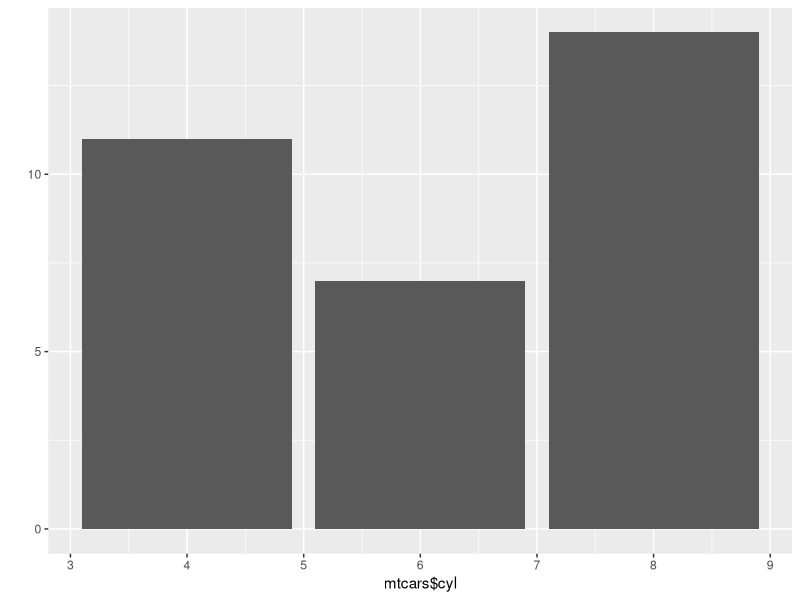
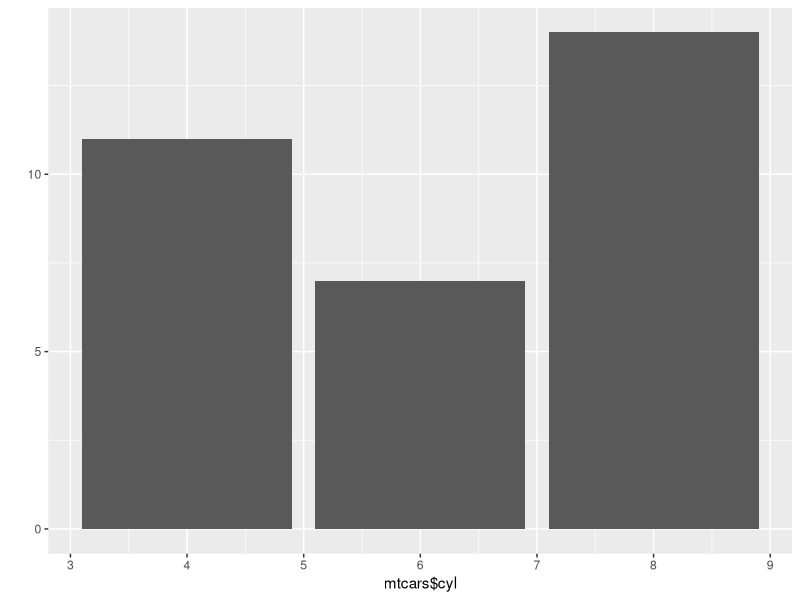
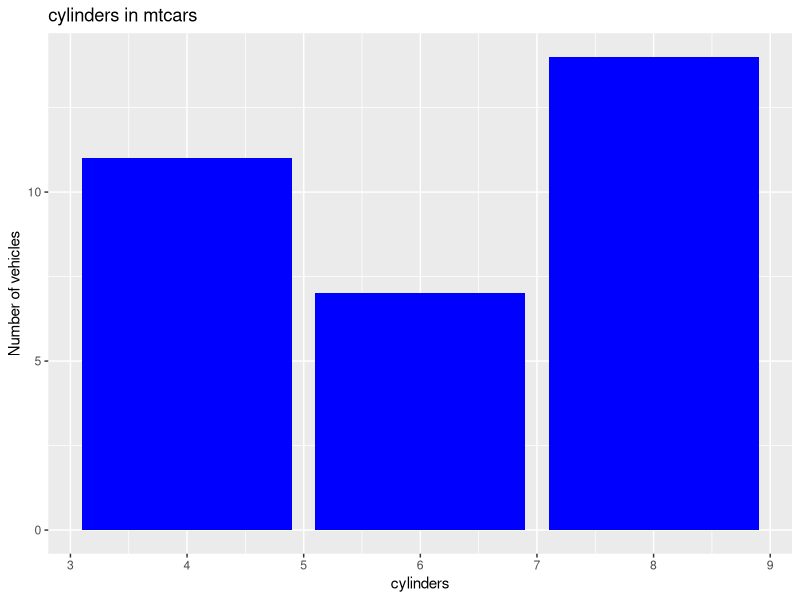
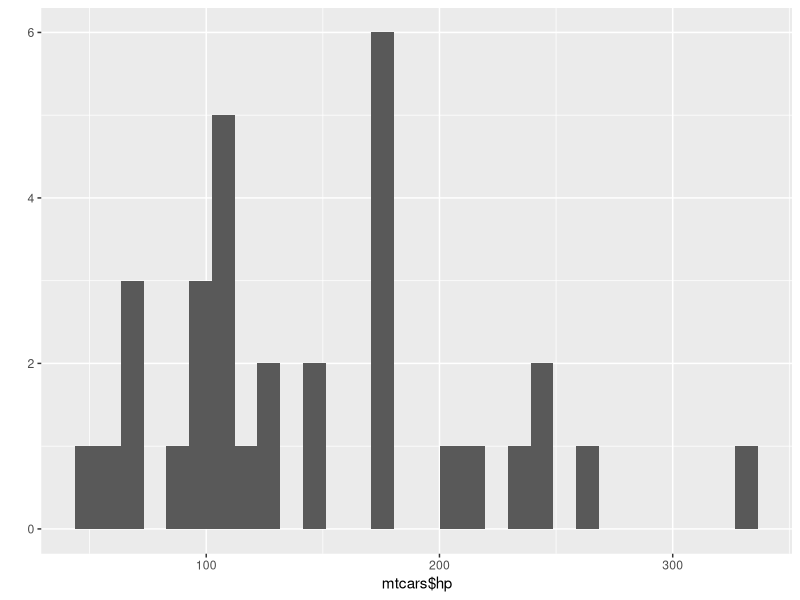
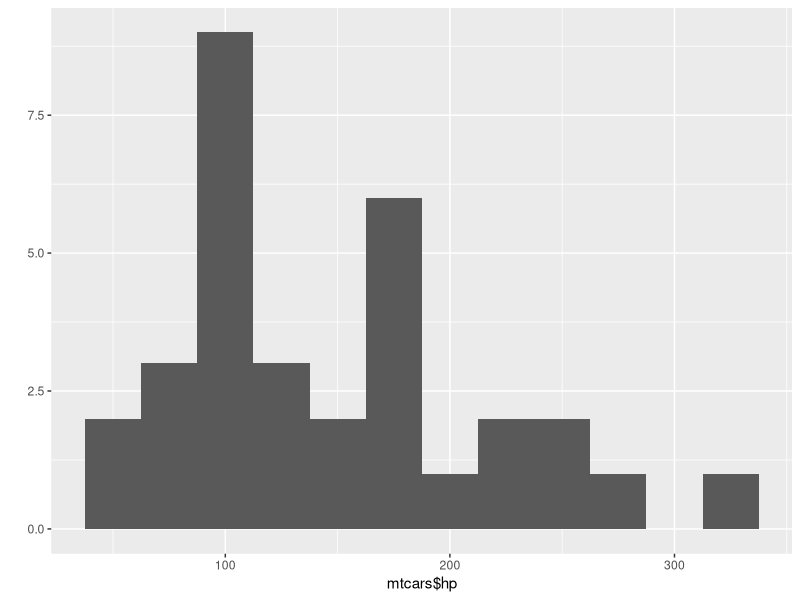
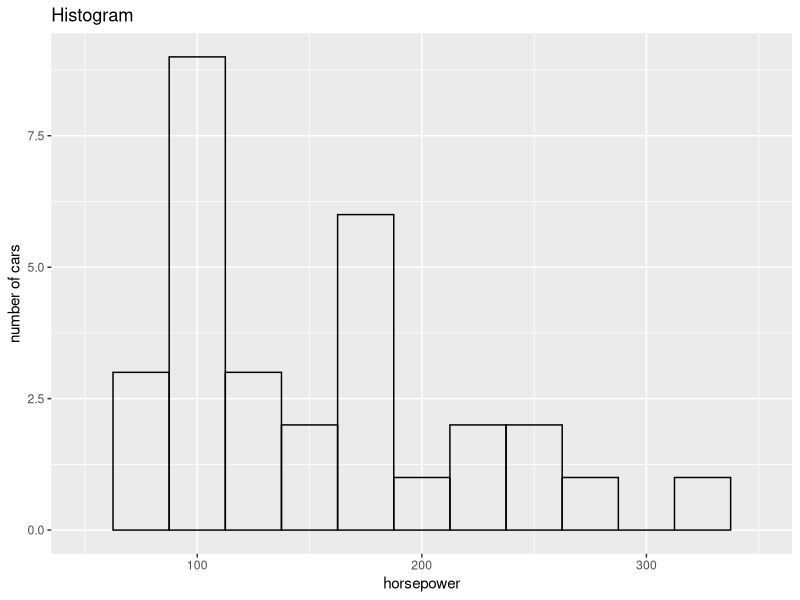

Reproduce these figures in R, in order.
mtcars
library(ggplot2)
qplot(
    mtcars$cyl,
    geom = "bar")
mtcars$cyl
qplot(mtcars$cyl,
      geom = "bar")
#geometry type set to bar
#to make it more visually appealing, you can alter the colors using the fill parameter.
#you can also label the axes as xlab and ylab for their respective axes
qplot(
    mtcars$cyl,
    geom = "bar",
    fill = I("blue"),
    xlab = "cylinders",
    ylab = "Number of vehicles",
    main = "cylinders in mtcars"
    
)

######### Histograms
# Histograms are used to visualize the frequency of numerical values
# A histogram can also display the variable's probability distribution
qplot(mtcars$hp,
      geom = "histogram",
      )
#When we run this, we get a warning about the number of bins.
#We can improve the smoothness of the histogram by addressing this problem.
qplot(mtcars$hp,
      geom = "histogram",
      binwidth = 25
)
#Larger bin widths will result in more smoothing, but you may start to lose some of the important
#details of the distribution.
qplot(mtcars$hp,
      geom = "histogram",
      binwidth = 25,
      colour = I("black"),
      xlim = c(50,350),
      xlab = "horsepower",
      ylab = "number of cars",
      alpha = I(0),
      main = "Histogram"
)
# The binwidth smooths the histogram, the xlim gives the range for the x values
# The alpha parameter removes the fill colour completely
